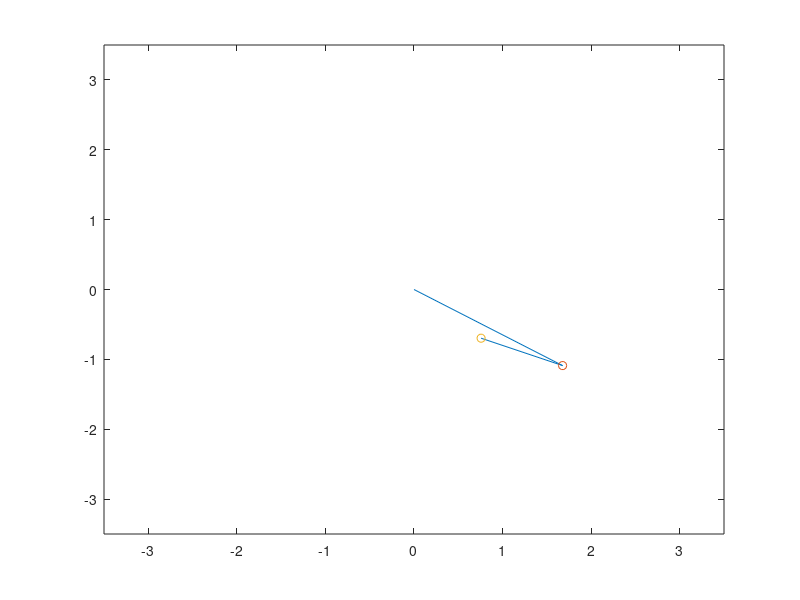

This figure's MATLAB source:
clc;
clear;
close all;

% definição das primeiras variáveis
a = 2;
b = 1;
t = 0:0.01:4;
n = length(t);
A = 2;
B = 3;
omega = 4; 
omega2 = 5;

% definição das funções dos ângulos
theta = A*sin(omega*t);
phi = B*sin(omega2*t);

% definição das matrizes posições iniciais
rA = zeros(2,n);
rB = zeros(2,n);

% loop para definir os elementos das matrizes rA e rB ao longo do tempo
for i=1:n
   rA(:,i) = [cos(theta(i)),-sin(theta(i));sin(theta(i)),cos(theta(i))]*[a;0];
   rB(:,i) = rA(:,i) + [cos(phi(i)),-sin(phi(i));sin(phi(i)),cos(phi(i))]*[b;0];
end

% loop para plotar os frames e guardar em M(i)
for i=1:n
    plot([0 rA(1,i) rB(1,i)], [0 rA(2,i) rB(2,i)], rA(1,i), rA(2,i), 'o', rB(1,i), rB(2,i), 'o')
    axis([-3.5 3.5 -3.5 3.5])
    M(i) = getframe;
end

% rodar o filme com os frames obtidos
movie(M)
